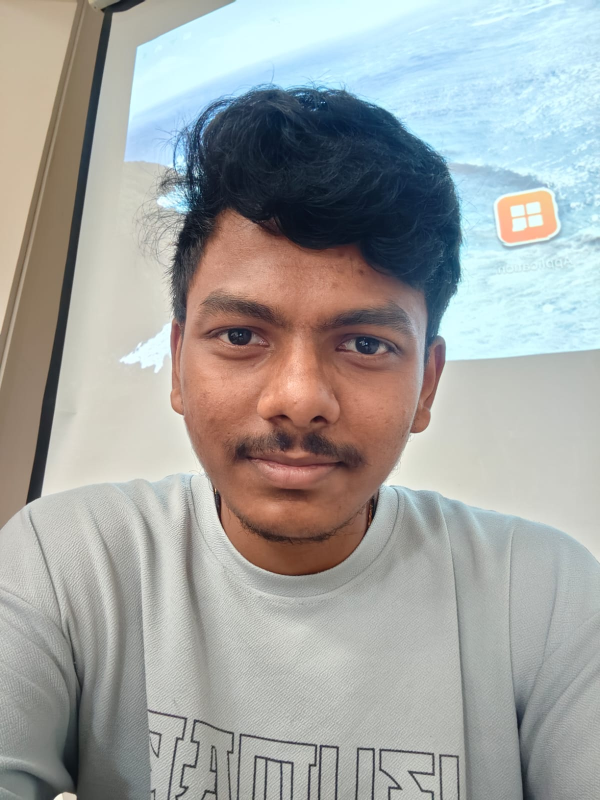
#> input picture DIP/known_faces/Datta/1.jpg, 1200 x 1600 px (shown at 1/2 size); its folder holds only this picture in this run
$ python dip.py
#> lines starting #> are read from the running program, lines starting #| are printed output that depends on the picture; after the words box and inside, x2 and y2 are one past the last pixel; in counts of white or black regions, pixels touching at a corner belong together
import cv2
import os
import numpy as np
import pandas as pd
from datetime import datetime
from skimage.feature import hog
from sklearn.svm import SVC
from sklearn.preprocessing import StandardScaler
from sklearn.pipeline import make_pipeline

face_cascade = cv2.CascadeClassifier(cv2.data.haarcascades + 'haarcascade_frontalface_default.xml')

def detect_face(img):
    """Detects the first face in the image and returns the grayscale cropped face."""
    gray = cv2.cvtColor(img, cv2.COLOR_BGR2GRAY)
    faces = face_cascade.detectMultiScale(gray, 1.3, 5)
    if len(faces) == 0:
        return None
    x, y, w, h = faces[0]
    face = gray[y:y+h, x:x+w]
    return face
def extract_hog_features(face):
    """Extract HOG (Histogram of Oriented Gradients) features from a face image."""
    face_resized = cv2.resize(face, (64, 64))
    features = hog(face_resized, orientations=9, pixels_per_cell=(8,8),
                   cells_per_block=(2,2), block_norm='L2-Hys', visualize=False)
    return features

known_folder = "known_faces"
X, y = [], []

print("\n🔍 Extracting features from known faces...")

for person_name in os.listdir(known_folder):
    person_folder = os.path.join(known_folder, person_name)
    if not os.path.isdir(person_folder):
        continue
    for filename in os.listdir(person_folder):
        path = os.path.join(person_folder, filename)
        img = cv2.imread(path)
#> img is the input picture: shape (1600, 1200, 3); mean B, G, R 160.9, 163.4, 162
        if img is None:
            print(f"[ERROR] Cannot load {filename}")
            continue

        face = detect_face(img)
#> in detect_face, `gray = cv2.cvtColor(img, cv2.COLOR_BGR2GRAY)`:
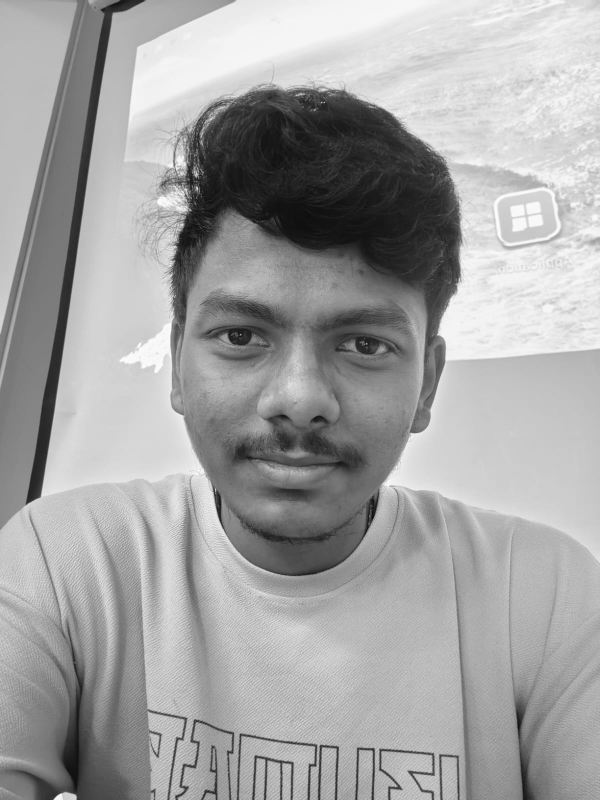
#> gray: shape (1600, 1200) (shown at 1/2 size); min 2, max 254, mean 162.7
#> in detect_face, `faces = face_cascade.detectMultiScale(gray, 1.3, 5)`: faces = [[281, 442, 636, 636]]
#> in detect_face, `x, y, w, h = faces[0]`: x = 281; y = 442; w = 636
        if face is None:
            print(f"[WARNING] No face found in {filename}")
            continue

        features = extract_hog_features(face)
#> in extract_hog_features, `face_resized = cv2.resize(face, (64, 64))`:
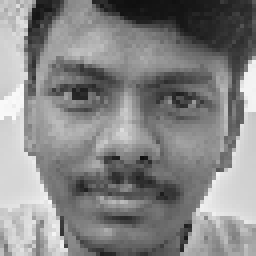
#> face_resized: shape (64, 64) (shown 4 times larger); min 15, max 250, mean 133
#> in extract_hog_features, `features = hog(face_resized, orientations=9, pixels_per_cell=(8,8), ce..`: features = 1764 values, max 0.364 at index 113, min 0 at index 82, mean 0.136
        X.append(features)
        y.append(person_name)
#> pass 2 of the loop `for person_name in os.listdir(known_folder):`:
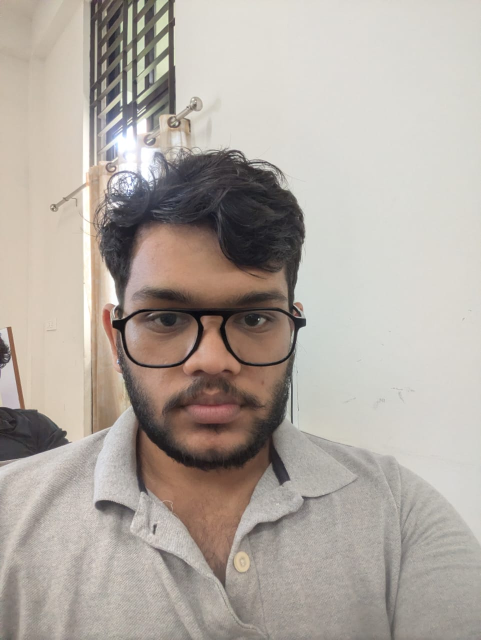
#> input picture DIP/known_faces/Jaganath/1.jpg, 961 x 1280 px (shown at 1/2 size)
#> img is the input picture: shape (1280, 961, 3); mean B, G, R 161.4, 169, 177.2
#> in detect_face (call 2), `gray = cv2.cvtColor(img, cv2.COLOR_BGR2GRAY)`:
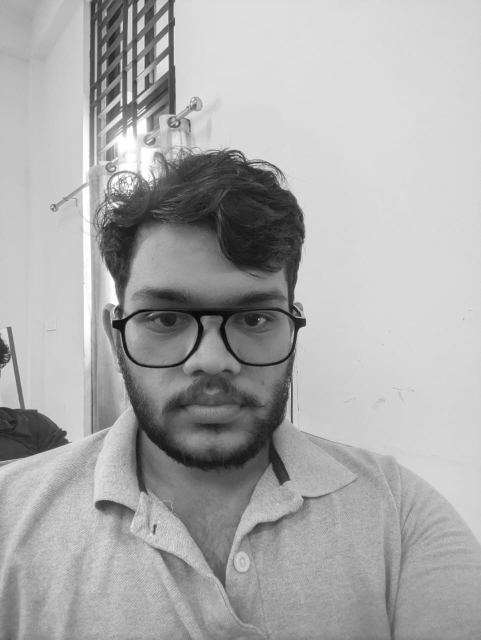
#> gray: shape (1280, 961) (shown at 1/2 size); min 3, max 255, mean 170.6
#> in detect_face (call 2), `faces = face_cascade.detectMultiScale(gray, 1.3, 5)`: faces = [[157, 446, 494, 494]]
#> in detect_face (call 2), `x, y, w, h = faces[0]`: x = 157; y = 446; w = 494
#> in extract_hog_features (call 2), `face_resized = cv2.resize(face, (64, 64))`:
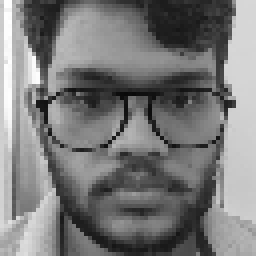
#> face_resized: shape (64, 64) (shown 4 times larger); min 9, max 255, mean 121.4
#> in extract_hog_features (call 2), `features = hog(face_resized, orientations=9, pixels_per_cell=(8,8), ce..`: features = 1764 values, max 0.385 at index 345, min 0 at index 2, mean 0.127

if len(X) == 0:
    raise ValueError("No training faces found. Check 'known_faces/' folder.")

X = np.array(X)
y = np.array(y)
print(f"Loaded {len(X)} training samples for {len(set(y))} people.\n")
#| Loaded 2 training samples for 2 people.

clf = make_pipeline(StandardScaler(), SVC(kernel='linear', probability=True))
clf.fit(X, y)
print("SVM training complete!\n")

test_path = "test_photo.jpg"
image = cv2.imread(test_path)
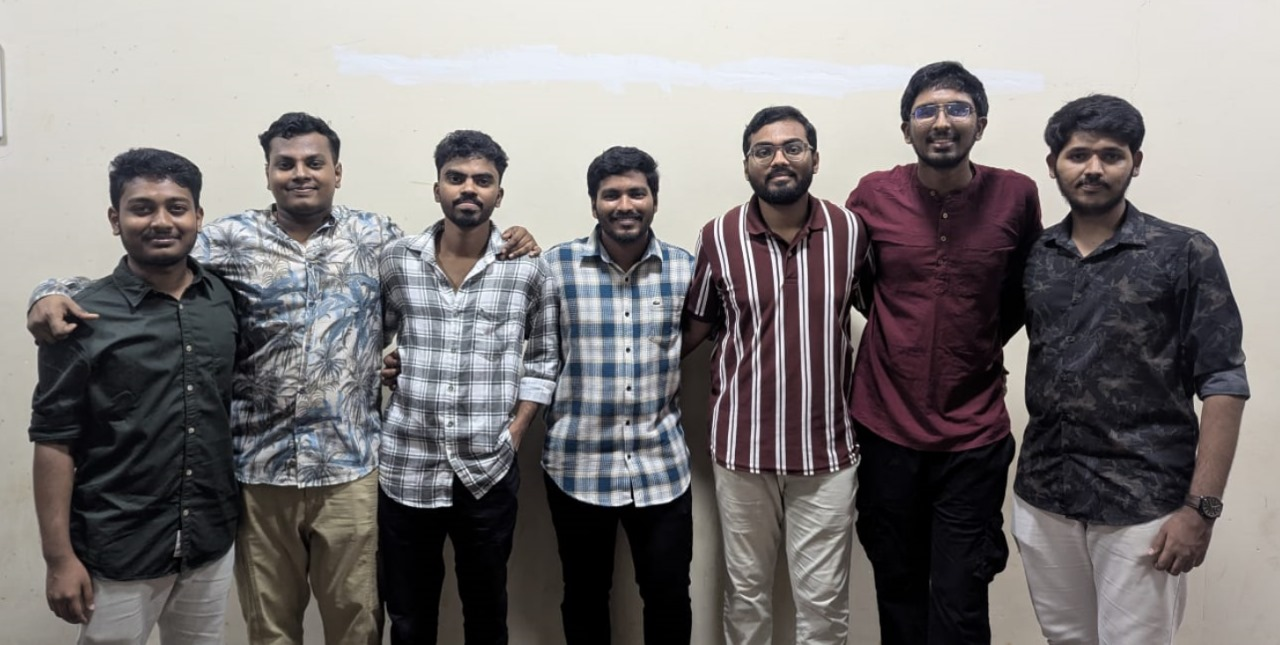
#> input picture DIP/test_photo.jpg, 1280 x 645 px
#> image is the input picture: shape (645, 1280, 3); mean B, G, R 121.2, 121.2, 125.3
if image is None:
    print(f"[ERROR] Cannot load test image: {test_path}")
    exit()

gray = cv2.cvtColor(image, cv2.COLOR_BGR2GRAY)
#> gray: shape (645, 1280)
faces = face_cascade.detectMultiScale(gray, 1.3, 5)
#> faces = [[741, 121, 75, 75], [432, 150, 75, 75], [587, 165, 74, 74], [901, 79, 81, 81], [1050, 123, 89, 89], [260, 132, 80, 80], [113, 172, 96, 96]]

recognized_names = set()
unknown_count = 0
marked_count = 0

os.makedirs("marked_faces", exist_ok=True)
os.makedirs("unrecognized_faces", exist_ok=True)

print("Detecting and recognizing faces...\n")

for (x, y1, w, h) in faces:
    face = gray[y1:y1+h, x:x+w]
    features = extract_hog_features(face).reshape(1, -1)

    pred_name = clf.predict(features)[0]
    pred_prob = clf.predict_proba(features).max()

    if pred_prob > 0.6:
        name = pred_name
        if name not in recognized_names:
            recognized_names.add(name)
            marked_count += 1

            cropped_face = image[y1:y1+h, x:x+w]
            cv2.imwrite(f"marked_faces/{name}_{marked_count}.jpg", cropped_face)
            print(f"Marked Attendance for: {name}")

        color = (0, 255, 0)
        label = f"{name} ({pred_prob:.2f})"
    else:
        unknown_count += 1
        name = "Unknown"
        unknown_face = image[y1:y1+h, x:x+w]
        cv2.imwrite(f"unrecognized_faces/Unknown_{unknown_count}.jpg", unknown_face)
        print(f"Unknown face saved: Unknown_{unknown_count}.jpg")
        color = (0, 0, 255)
        label = "Unknown"

    cv2.rectangle(image, (x, y1), (x+w, y1+h), color, 2)
    cv2.putText(image, label, (x, y1 - 10), cv2.FONT_HERSHEY_SIMPLEX, 0.7, color, 2)
#> this loop made 7 passes
#> (x, y1, w, h, pred_name, pred_prob, name, marked_count) on passes 1, 6: (741, 121, 75, 75, 'Jaganath', 0.794, 'Jaganath', 1), (260, 132, 80, 80, 'Datta', 0.756, 'Datta', 2)
#> (x, y1, w, h, pred_name, pred_prob, name, label) on passes 2, 3, 4, 5, 7: (432, 150, 75, 75, 'Jaganath', 0.927, 'Jaganath', 'Jaganath (0.93)'), (587, 165, 74, 74, 'Jaganath', 0.811, 'Jaganath', 'Jaganath (0.81)'), (901, 79, 81, 81, 'Jaganath', 0.864, 'Jaganath', 'Jaganath (0.86)'), (1050, 123, 89, 89, 'Jaganath', 0.881, 'Jaganath', 'Jaganath (0.88)'), (113, 172, 96, 96, 'Datta', 0.982, 'Datta', 'Datta (0.98)')
#| Marked Attendance for: Jaganath
#| Marked Attendance for: Datta
#> pass 1, in extract_hog_features (call 3), `face_resized = cv2.resize(face, (64, 64))`:
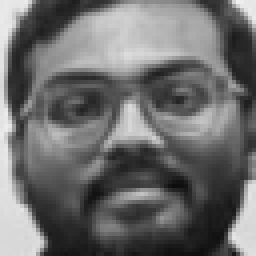
#> face_resized: shape (64, 64) (shown 4 times larger); min 12, max 241, mean 108.6
#> pass 1, `cropped_face = image[y1:y1+h, x:x+w]`:
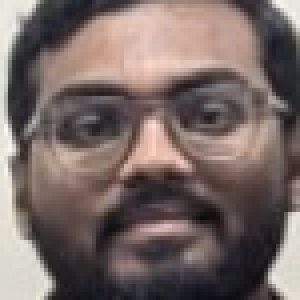
#> cropped_face: shape (75, 75, 3) (shown 4 times larger); mean B, G, R 101.4, 104.8, 119.2
#> after the loop:
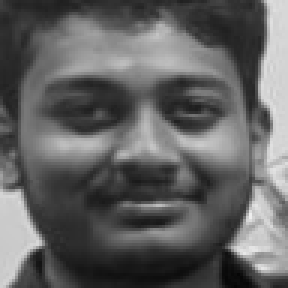
#> face: shape (96, 96) (shown 3 times larger); min 4, max 238, mean 97.7
#> after the loop:
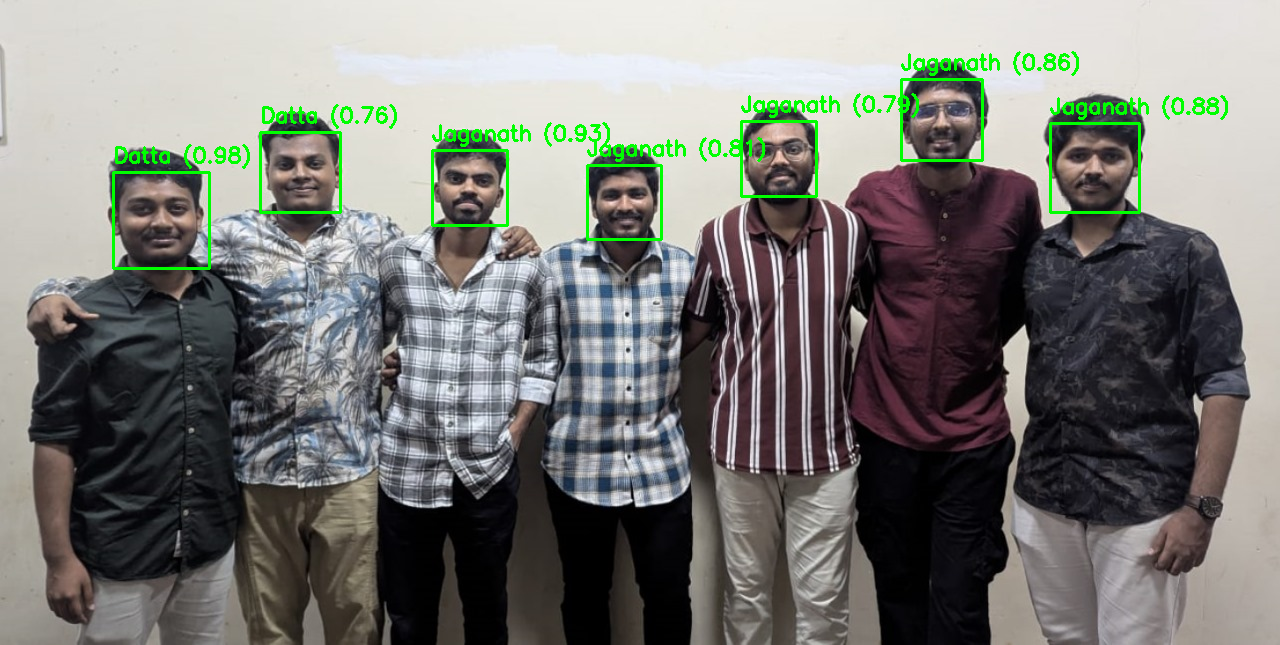
#> image: shape (645, 1280, 3); 1.84% of pixels changed, all inside (x1, y1, x2, y2) = (112, 51, 1228, 270)
#> after the loop, marked_count = 2; recognized_names = 2 items; unknown_count = 0

cv2.imwrite("output_with_boxes.jpg", image)
print("\nAnnotated image saved as: output_with_boxes.jpg")
attendance_file = "attendance.csv"
now = datetime.now().strftime("%Y-%m-%d %H:%M:%S")

if recognized_names:
    df = pd.DataFrame({"Name": list(recognized_names), "Timestamp": [now] * len(recognized_names)})
#> df = table of 2 rows and 2 columns
    if os.path.exists(attendance_file):
        df.to_csv(attendance_file, mode='a', index=False, header=False)
    else:
        df.to_csv(attendance_file, index=False)
    print(f"Attendance saved to {attendance_file}")
else:
    print("No known faces recognized.")
